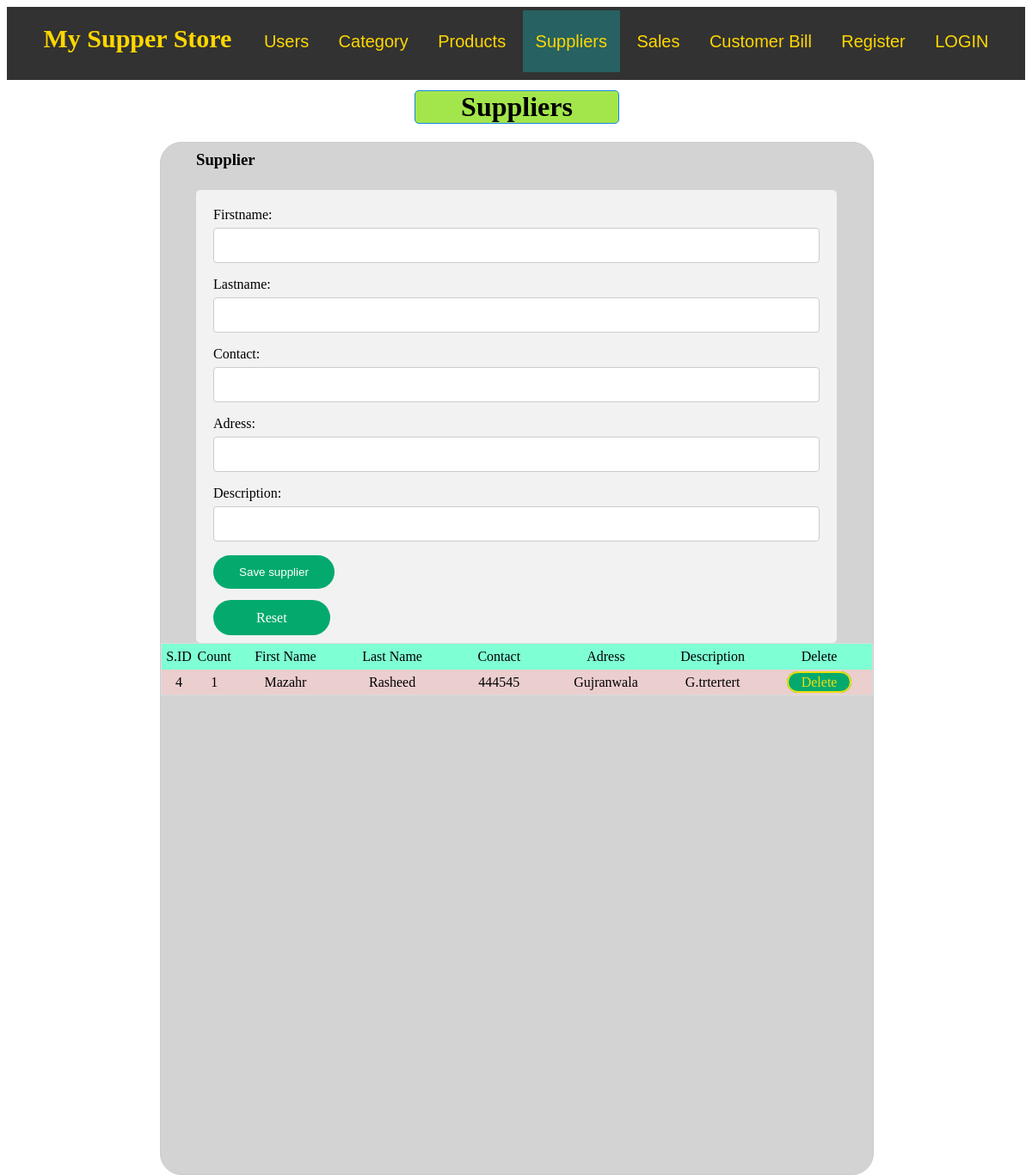
Screenshot of /suppliers/ with the database file from the repository.
### members/models.py (models this page shows, shortened)
class Suppliers(models.Model):
    firstname=models.CharField(max_length=255)
    lastname=models.CharField(max_length=255)
    adress=models.CharField(max_length=255)
    contact=models.IntegerField(null=True)
    description=models.CharField(max_length=255)
    is_deleted = models.BooleanField(default=False)

### members/views.py (the view)
# urls.py: path("suppliers/",views.suppliers,name="suppliers"),
def suppliers(request):
    error=False
    error1=False
    msg=False
    try:
        if request.method == 'POST':
          form =Suppliers_form()  # Return form to html
          firstname=str(request.POST.get('firstname')).capitalize()
          lastname=str(request.POST.get('lastname')).capitalize()
          contact=str(request.POST.get('contact')).capitalize()
          adress=str(request.POST.get('adress')).capitalize()
          description=str(request.POST.get('description')).capitalize()
          allsuppliers=Suppliers.objects.filter(is_deleted=False).values()
          for entry in allsuppliers:
            if firstname==entry['firstname'] :
              error=True
              break
          else:
            Supps=Suppliers(firstname=firstname,lastname=lastname,contact=contact,adress=adress,description=description,)
            Supps.save()
            msg=True
        else:
            form = Suppliers_form()
    except:
            pass
    mysuppliers = Suppliers.objects.filter(is_deleted=False).values()
    data={'form':form ,'error':error,'error1':error1,'mysuppliers':mysuppliers,'msg':msg }
    return render(request,'suppliers.html',data)

### members/forms.py
class Suppliers_form(forms.Form):
    firstname=forms.CharField(max_length=255)
    lastname=forms.CharField(max_length=255)
    contact=forms.CharField(max_length=255)
    adress=forms.CharField(max_length=255)
    description=forms.CharField(max_length=255)

### templates/suppliers.html (shortened to what this page needs)
{% extends "master1.html" %}
{% block content %}
<div style="height:1200px" >
  <h1 style="text-align:center;margin-left:40%;margin-top:1% ;background-color:rgb(163, 230, 76);
  border: 1px solid rgb(19, 135, 230); width:20%;
  border-radius: 5px;">Suppliers</h1>
  <div style="width:70% ; background-color:lightgray; margin-left:15% ;
  margin-top:1% ; height:100% ;border: 1px solid #ccc;
  border-radius: 25px; " >
  <h3 style="text-align:left;margin-left:5% ;margin-top:1% ;" > Supplier </h3>
  <div class="container" style="width:85% ;;margin-left:5% ;margin-top:3%;">
      <form method='post'>
      {{form}}
      <input type="submit" name='savesupplier' {% if update_mode %}value="Update Supplier" {% else %} value="Save supplier"{% endif %}>
      </form>
      <a name="reset"  href="/suppliers/"> {% if update_mode  %}Back to Suppliers {% else %}Reset{% endif %}</a>
  </div>
    <table>
      <thead>
        <tr >
          <td style="width:5% ;background-color: aquamarine;"> S.ID </td>
          <td style="width:5%;background-color: aquamarine;"> Count </td>
          <td style="background-color: aquamarine;"> First Name </td>
          <td style="background-color: aquamarine;"> Last Name </td>
          <td style="background-color: aquamarine;"> Contact </td>
          <td style="background-color: aquamarine;"> Adress </td>
          <td style="background-color: aquamarine;"> Description </td>
          <td style="background-color: aquamarine;"> Delete </td>
        </tr>
      </thead>
        {% for x in mysuppliers %}
        <tr style="text-align:center ; margin-top:25px ;" >
          <td style="width:5%"> <a href={%url 'show_suppliers' id=x.id %}>{{ x.id }}</a> </td>
          <td style="width:5%"><a href={%url 'show_suppliers' id=x.id %}>{{ forloop.counter }}</a> </td>
          <td> <a href={%url 'show_suppliers' id=x.id %}>{{ x.firstname }}</a> </td>
          <td><a href={%url 'show_suppliers' id=x.id %}>{{ x.lastname }}</a> </td>
          <td><a href={%url 'show_suppliers' id=x.id %}>{{ x.contact }}</a>  </td>
          <td> <a href={%url 'show_suppliers' id=x.id %}>{{ x.adress }}</a> </td>
          <td> <a href={%url 'show_suppliers' id=x.id %}>{{ x.description }}</a> </td>
          <td> <a  onclick="return confirm('Are you sure you want to delete this?')" name="navlink" style=" " href={%url 'delete_supplier' id=x.id %}>Delete </td>
        </tr>
        {% endfor %}
    </table>
  </div>
</div>
{% endblock %}

### static/main.css (style rules this page uses)
input[type=text], select, textarea { width: 100%; padding: 12px; border: 1px solid #ccc; border-radius: 4px; box-sizing: border-box; margin-top: 6px; margin-bottom: 16px; resize: vertical }
input[type=submit] { width: 20%; background-color: #04AA6D; color: white; padding: 12px 30px 12px 30px; border: none; border-radius: 25px; cursor: pointer; margin-bottom: 25px; text-align: center; }
a[name=reset] { width: 30%; background-color: #04AA6D; color: white; padding: 12px 50px 12px 50px; border: none; border-radius: 25px; cursor: pointer; text-decoration: none; text-align: center; }
a[name=navlink] { width: 100%; background-color: #04AA6D; color: rgb(236, 222, 15); padding: 2px 15px 2px 15px; border-color:#9b6d31; border-radius: 4px; cursor: pointer; text-decoration: none; border: 2px solid; border-radius: 15px; }
.container { border-radius: 5px; background-color: #f2f2f2; padding: 20px; }
table { border-collapse: collapse; border-spacing: 0; margin-left:0%; width: 100%; border: 1px solid #ddd; }
table a { text-decoration: none; color: black; }
td { text-align: left; padding: 1px; text-align:center; width:15% }
thead { background-color: aquamarine; }
tr { text-align:center; width:15%; height: 30px; }
tr:nth-child(odd) { background-color: #ebcece; text-align:center ; margin-top:25px }

### rows the page displays
Suppliers: id "4", firstname "Mazahr", lastname "Rasheed", contact "444545", adress "Gujranwala", description "G.trtertert"
